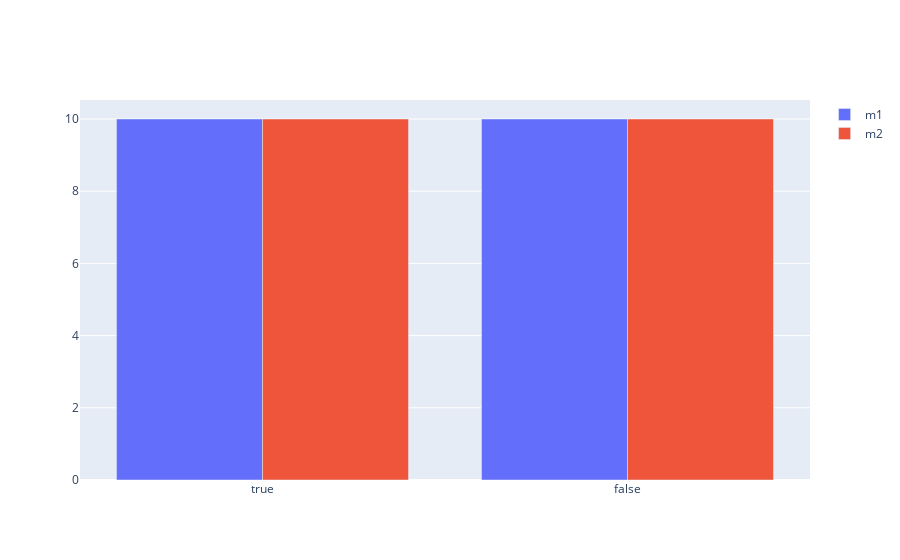

Notebook cell for this chart:
### Code cell
from plotly import graph_objects as go



fig = go.Figure(
    go.Bar(
        x=df.plausible.value_counts().index,
        y=df.plausible.value_counts().values,
        name="m1"
    )
)

fig.add_trace(
    go.Bar(
        x=df.plausible.value_counts().index,
        y=df.plausible.value_counts().values,
        name="m2"
    )
)

### Figure 1 — Plotly figure (JSON) as saved in the notebook; plotly's stock layout.template omitted (floating-point values rounded to 4 significant figures)
{"data": [{"name": "m1", "x": [true, false], "y": [10, 10], "type": "bar"}, {"name": "m2", "x": [true, false], "y": [10, 10], "type": "bar"}], "layout": {}}
